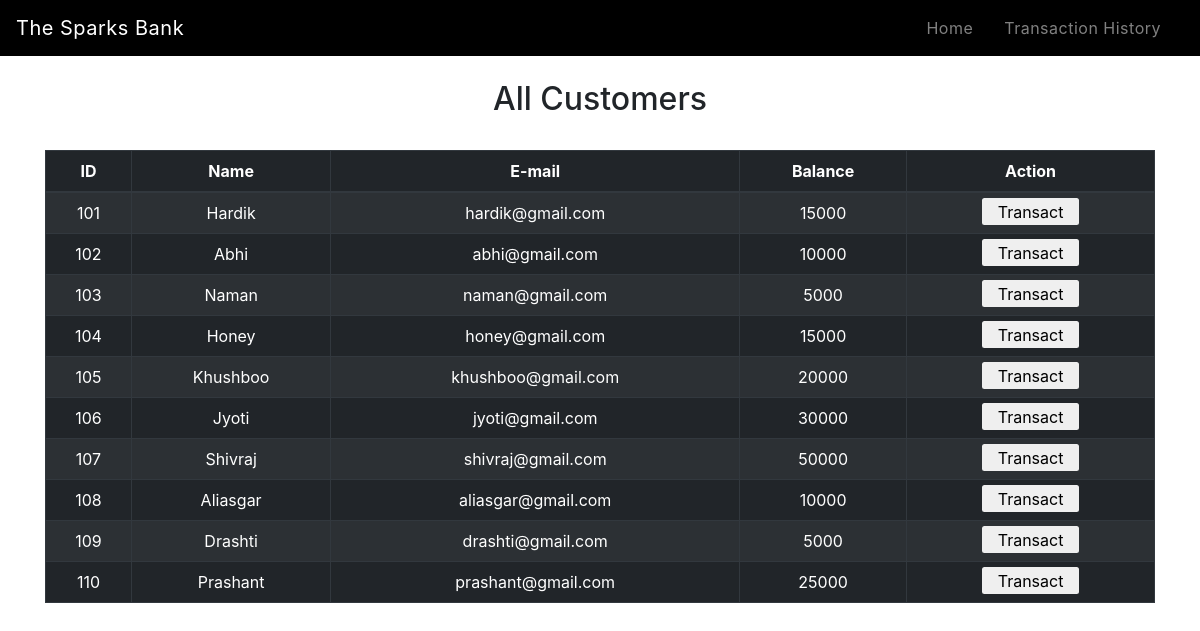
The page /customers.php on the database its author committed.
### tables this page shows
CREATE TABLE `customers` (
  `id` int(3) NOT NULL,
  `name` text NOT NULL,
  `email` varchar(30) NOT NULL,
  `balance` int(8) NOT NULL
);

### customers.php (the view, shortened to what this page needs)
<!DOCTYPE html>
<html lang="en">
<head>
	<link rel="stylesheet" href="https://maxcdn.bootstrapcdn.com/bootstrap/4.0.0/css/bootstrap.min.css">
	<link rel="stylesheet" type="text/css" href="css/navbar.css">
	<link rel="stylesheet" type="text/css" href="css/table.css">
	<link rel="stylesheet" type="text/css" href="css/customers.css">
</head>
<body>
	<?php
	include 'config.php';
	$sql = "SELECT * FROM customers";
	$result = mysqli_query($conn, $sql);
	?>
	<header>
		<?php
		include 'navbar.php';
		?>
	</header>
	<main>
		<div class="container">
			<h2 class="text-center pt-4">All Customers</h2>
			<br>
			<div class="table-responsive-sm">
				<table class="table table-hover table-sm table-striped table-dark table-bordered">
					<thead>
						<tr>
							<th scope="col" class="text-center py-2">ID</th>
							<th scope="col" class="text-center py-2">Name</th>
							<th scope="col" class="text-center py-2">E-mail</th>
							<th scope="col" class="text-center py-2">Balance</th>
							<th scope="col" class="text-center py-2">Action</th>
						</tr>
					</thead>
					<tbody>
						<?php
						while ($rows = mysqli_fetch_assoc($result)) {
						?>
							<tr>
								<td class="py-2"><?php echo $rows['id'] ?></td>
								<td class="py-2"><?php echo $rows['name'] ?></td>
								<td class="py-2"><?php echo $rows['email'] ?></td>
								<td class="py-2"><?php echo $rows['balance'] ?></td>
								<td><a href="transfermoney.php?id= <?php echo $rows['id']; ?>"><button type="button" class="transfer-btn">Transact</button></a></td>
							</tr>
						<?php
						}
						?>
					</tbody>
				</table>
			</div>
		</div>
	</main>
</body>
</html>

### navbar.php (shortened to what this page needs)
<nav style="background-color:#000" class="navbar sticky-top navbar-expand-md navbar-dark">
	<a class="navbar-brand" href="index.php">The Sparks Bank</a>
	<div class="collapse navbar-collapse" id="collapsibleNavbar">
		<ul class="navbar-nav ml-auto">
			<li class="nav-item"><a class="nav-link" href="index.php">Home</a></li>
			<li class="nav-item"><a class="nav-link" href="transactionhistory.php">Transaction History</a></li>
		</ul>
	</div>
</nav>

### css/navbar.css (style rules this page uses)
.nav-link { margin-right: 15px; color:#aaa; letter-spacing: 0.5px; transition: 0.5s; }
.navbar-brand { letter-spacing: 0.5px; }

### css/table.css (style rules this page uses)
td { text-align: center; }

### css/customers.css (style rules this page uses)
.transfer-btn { padding: 0.1em 1em; border-radius: 2.5px; transition: 0.5s; cursor:pointer; border: 0; }

### rows shown on the page
customers: id "101", name "Hardik", email "hardik@gmail.com", balance "15000"
customers: id "102", name "Abhi", email "abhi@gmail.com", balance "10000"
customers: id "103", name "Naman", email "naman@gmail.com", balance "5000"
customers: id "104", name "Honey", email "honey@gmail.com", balance "15000"
customers: id "105", name "Khushboo", email "khushboo@gmail.com", balance "20000"
customers: id "106", name "Jyoti", email "jyoti@gmail.com", balance "30000"
customers: id "107", name "Shivraj", email "shivraj@gmail.com", balance "50000"
customers: id "108", name "Aliasgar", email "aliasgar@gmail.com", balance "10000"
customers: id "109", name "Drashti", email "drashti@gmail.com", balance "5000"
customers: id "110", name "Prashant", email "prashant@gmail.com", balance "25000"
